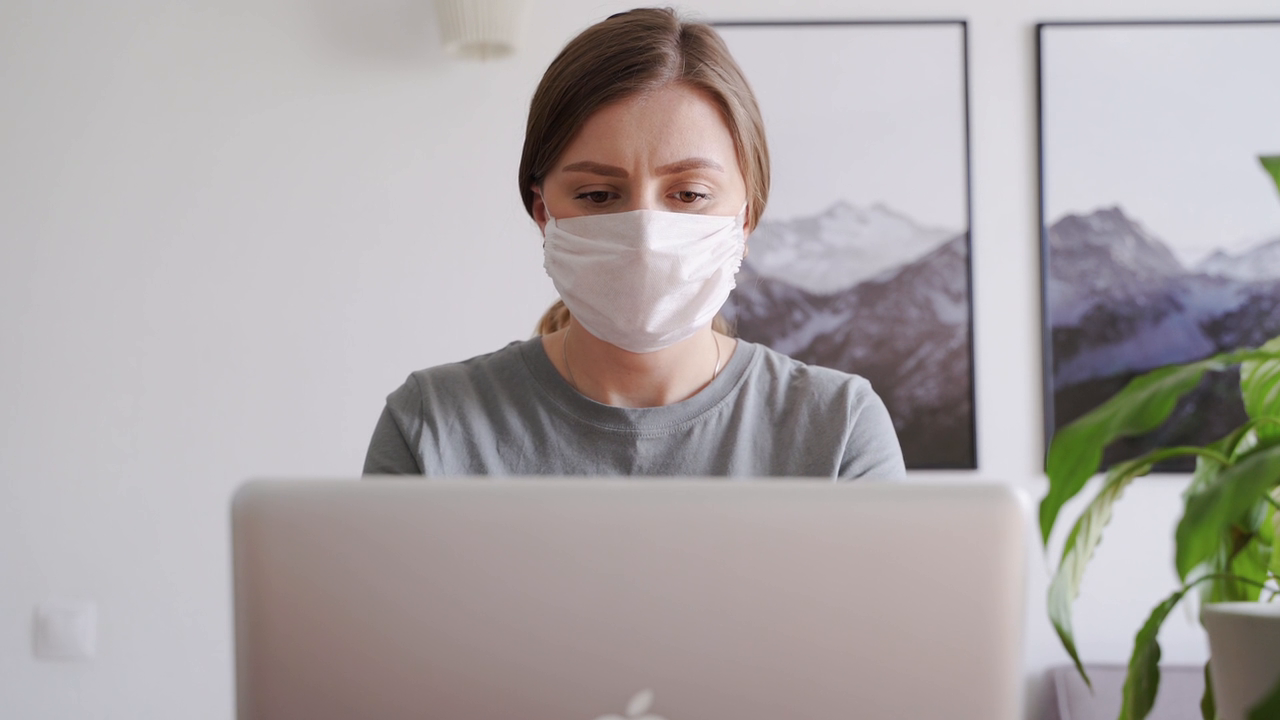
#> input picture frame 24 of Sparta_deepLearningWithImage/week3/videos/01.mp4, 1280 x 720 px, given in place of 04.mp4, which was not available
$ jupyter execute week1_video_adv.ipynb   (shell and % lines are left out)   (text cells are left out)
#> lines starting #> are read from the running program, lines starting #| are printed output that depends on the picture; after the words box and inside, x2 and y2 are one past the last pixel; in counts of white or black regions, pixels touching at a corner belong together; pictures that were not available may be replaced by others from this repository, and a replacement may not be noted
[cell 1]
import cv2
from google.colab.patches import cv2_imshow

cap = cv2.VideoCapture('04.mp4')

# 재생할 파일의 넓이와 높이
width = cap.get(cv2.CAP_PROP_FRAME_WIDTH)
height = cap.get(cv2. CAP_PROP_FRAME_HEIGHT)
fps = cap.get(cv2.CAP_PROP_FPS)
print('재생할 파일 넓이, 높이, 프레임수: %d, %d, %d'%(width, height, fps) )

fourcc = cv2.VideoWriter_fourcc(*'mp4v')
out = cv2.VideoWriter('output.mp4', fourcc, int(fps), (int(width), int(height)))

i=0
while True:
  ret, img = cap.read()
#> img is the input picture: shape (720, 1280, 3); mean B, G, R 166.5, 166.1, 172.1
  i=i+1
  if ret == False:
    print('ret of cap is False: '+ str(i))
    break

  cv2.rectangle(img, pt1=(721,183), pt2=(878,465), color=(255,0,), thickness=2)
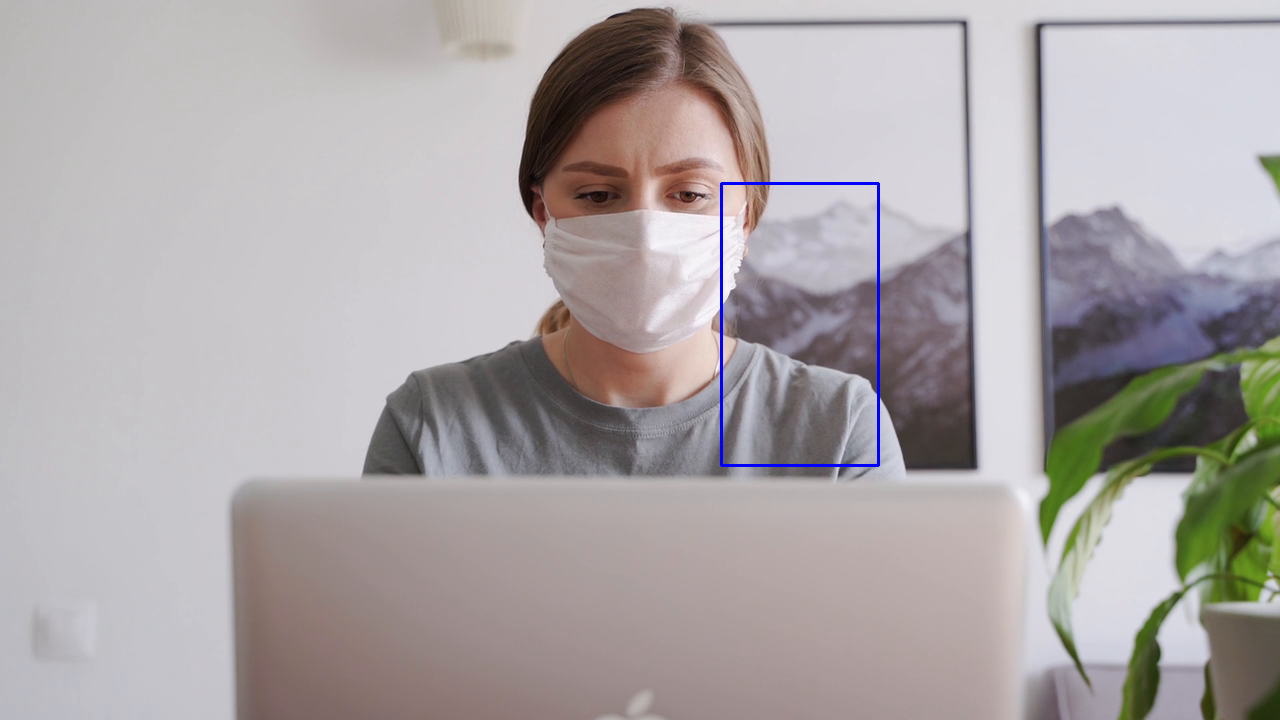
#> img: shape (720, 1280, 3); 0.29% of pixels changed, all inside (x1, y1, x2, y2) = (720, 182, 880, 467)

  img = cv2.cvtColor(img, cv2.COLOR_BGR2GRAY)
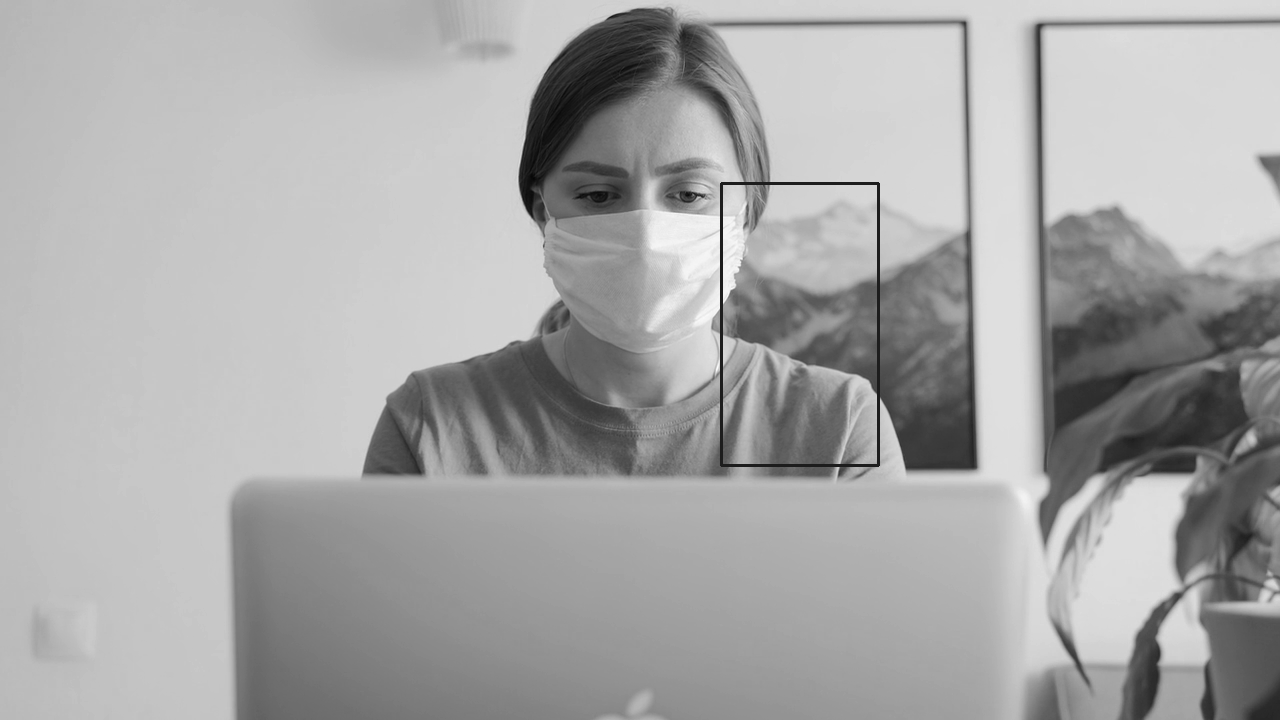
#> img: shape (720, 1280); min 5, max 253, mean 167.5

  #img = cv2.resize(img, dsize=(640,360))

  #이미지 자르기
  #img=img[100:200, 150:250]

  if i==1:
    cv2_imshow(img)
  out.write(img)

  #if cv2.waitKey(100) == ord('q'):
    #break

cap.release()
out.release()

$ run again, starting later in the video
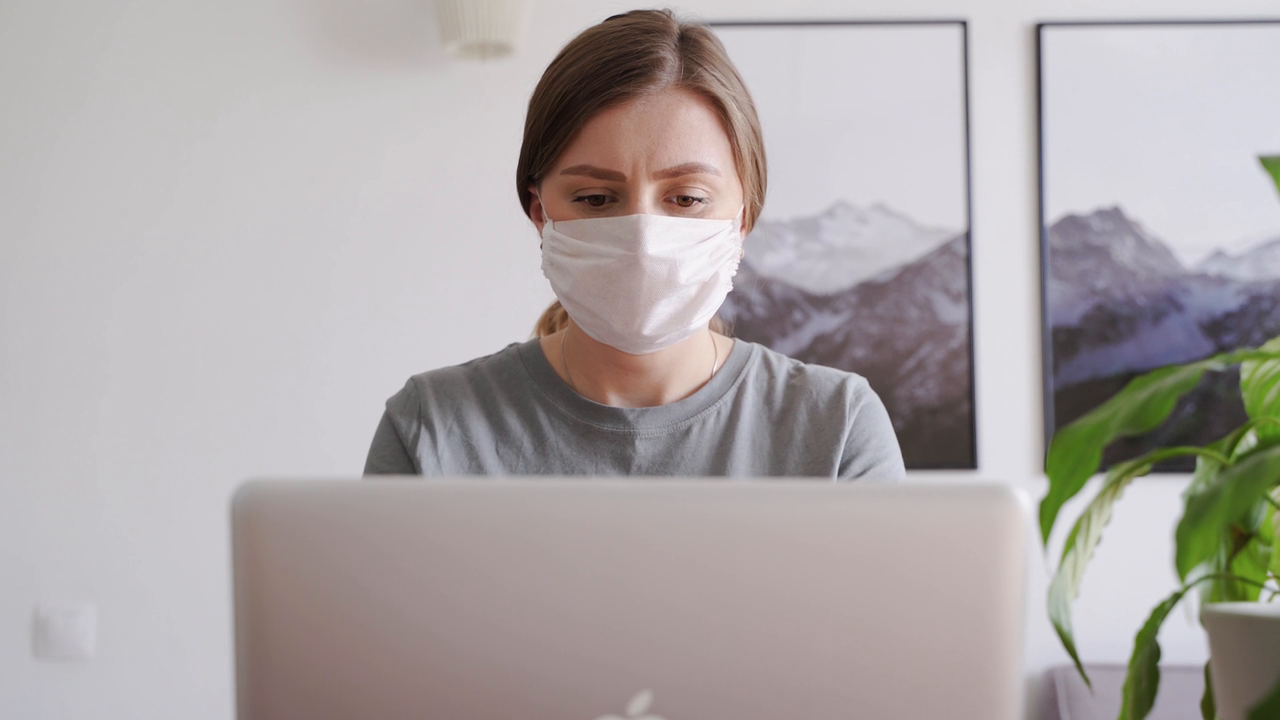
#> input picture frame 109 of Sparta_deepLearningWithImage/week3/videos/01.mp4, 1280 x 720 px, given in place of 04.mp4, which was not available
#> img is the input picture: shape (720, 1280, 3); mean B, G, R 167.1, 167.1, 173.4
#> `cv2.rectangle(img, pt1=(721,183), pt2=(878,465), color=(255,0,), thick..`:
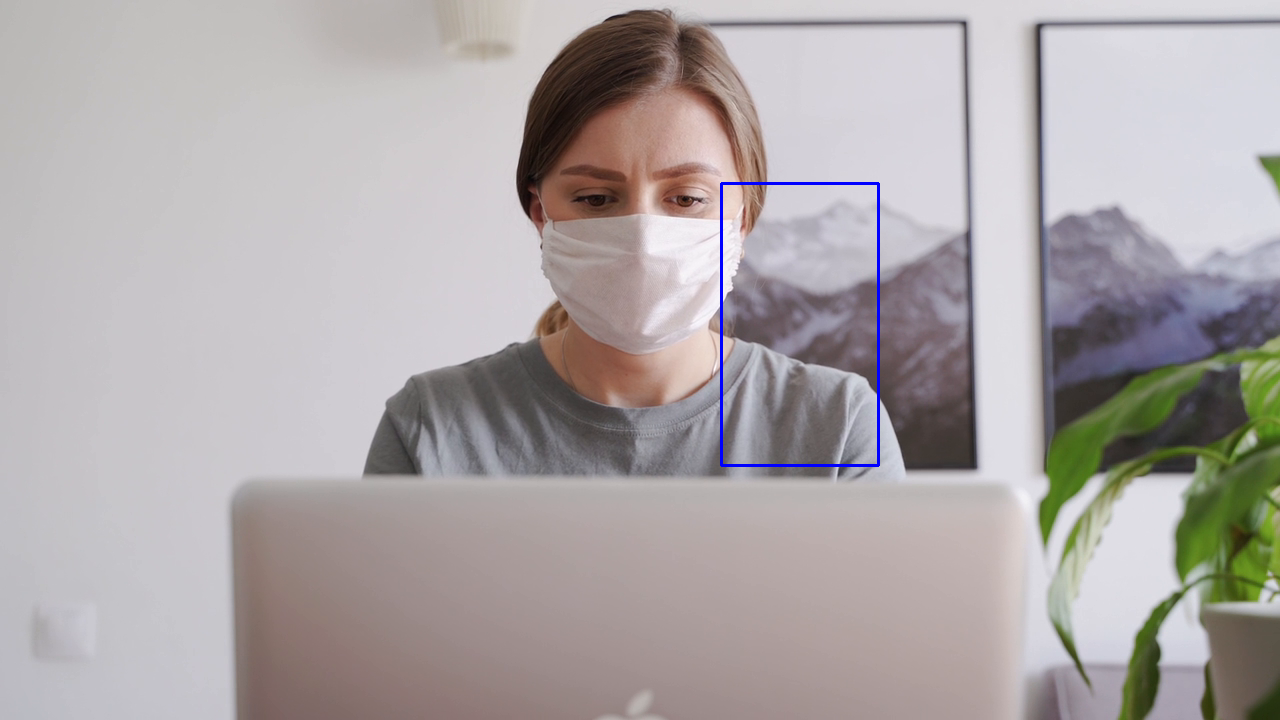
#> img: shape (720, 1280, 3); 0.29% of pixels changed, all inside (x1, y1, x2, y2) = (720, 182, 880, 467)
#> `img = cv2.cvtColor(img, cv2.COLOR_BGR2GRAY)`:
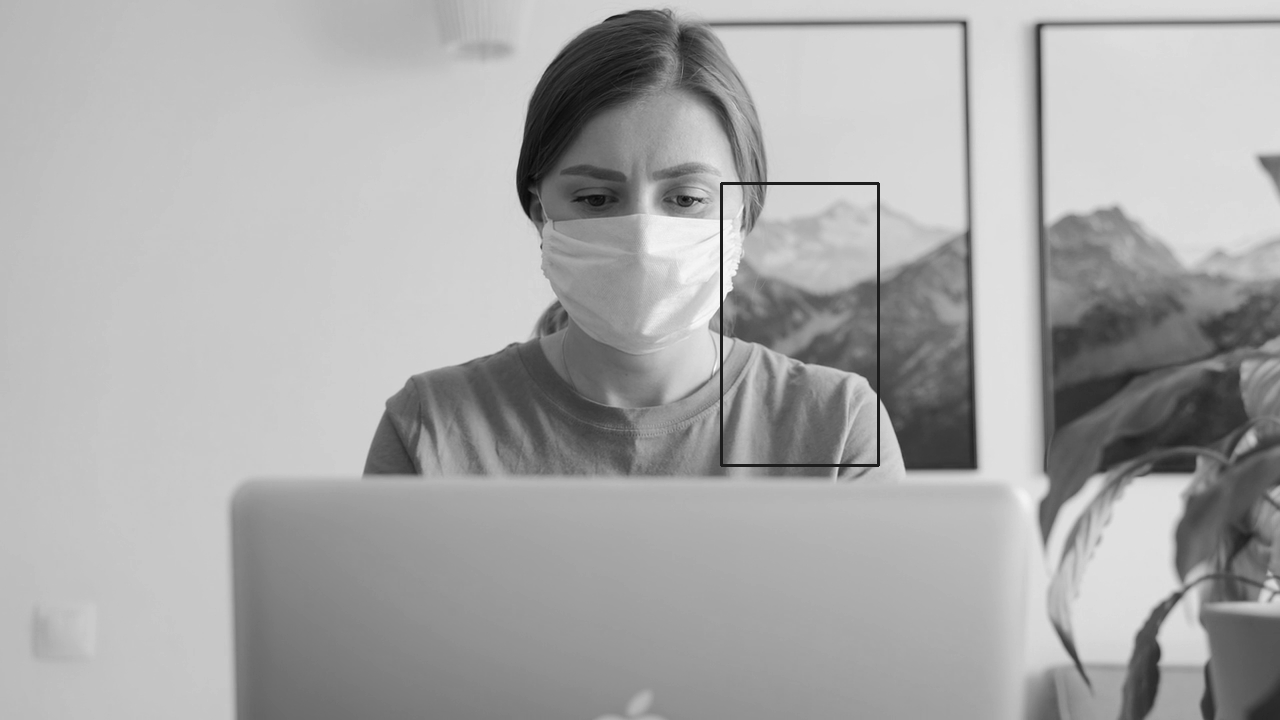
#> img: shape (720, 1280); min 5, max 253, mean 168.6

$ run again, starting later in the video
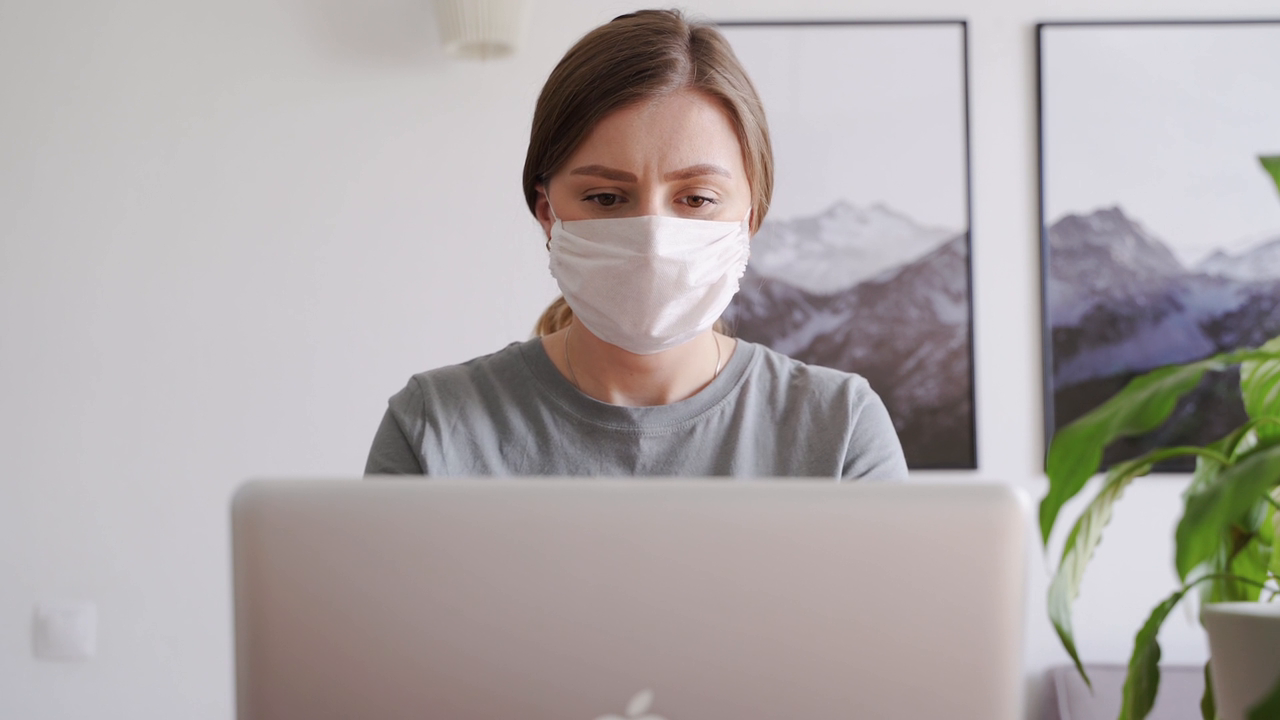
#> input picture frame 195 of Sparta_deepLearningWithImage/week3/videos/01.mp4, 1280 x 720 px, given in place of 04.mp4, which was not available
#> img is the input picture: shape (720, 1280, 3); mean B, G, R 167.7, 167.9, 174.4
#> `cv2.rectangle(img, pt1=(721,183), pt2=(878,465), color=(255,0,), thick..`:
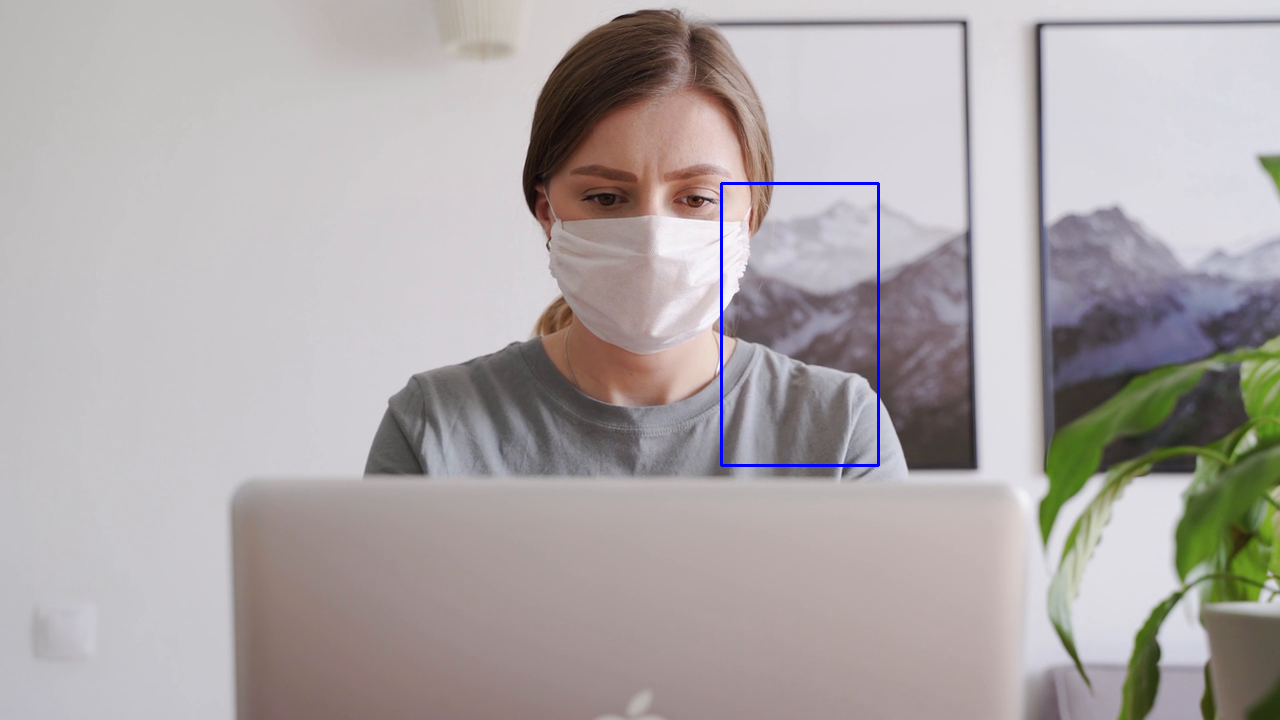
#> img: shape (720, 1280, 3); 0.29% of pixels changed, all inside (x1, y1, x2, y2) = (720, 182, 880, 467)
#> `img = cv2.cvtColor(img, cv2.COLOR_BGR2GRAY)`:
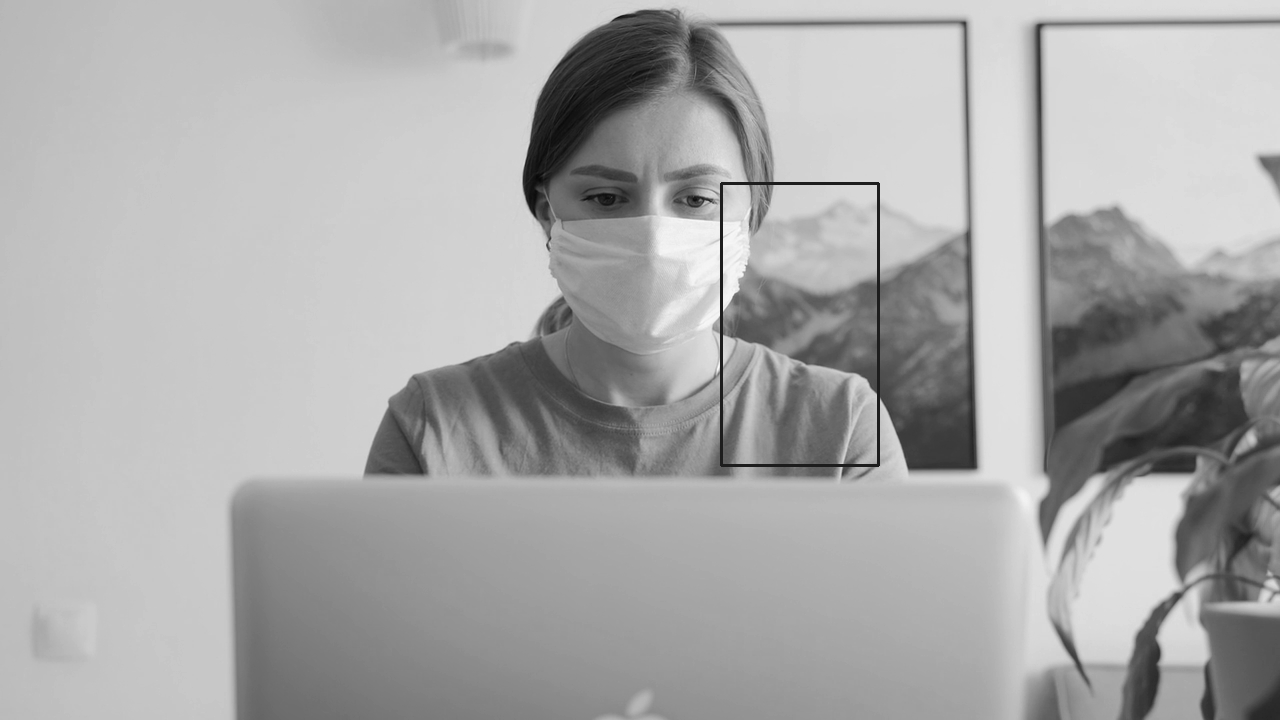
#> img: shape (720, 1280); min 8, max 253, mean 169.4
